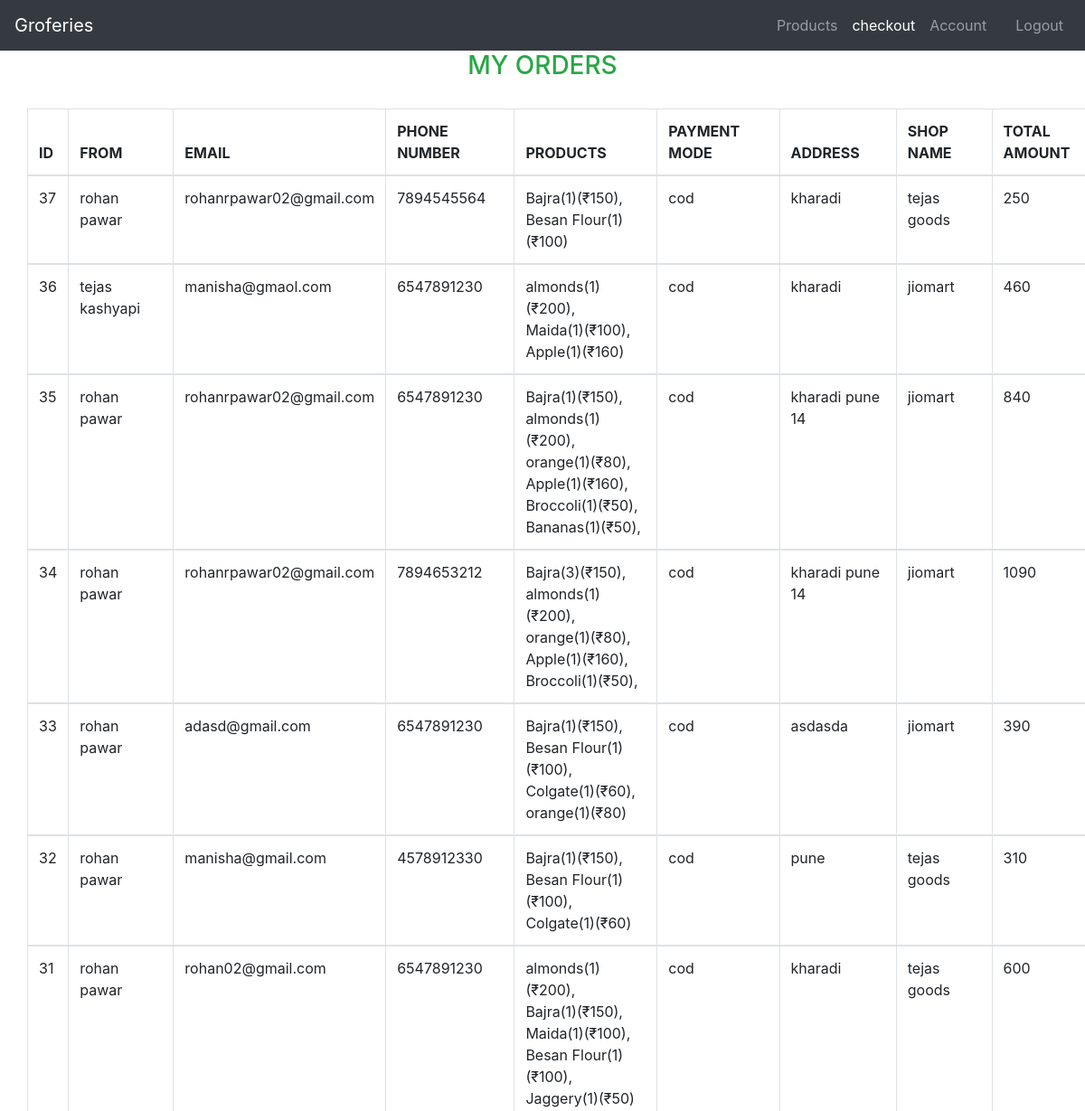
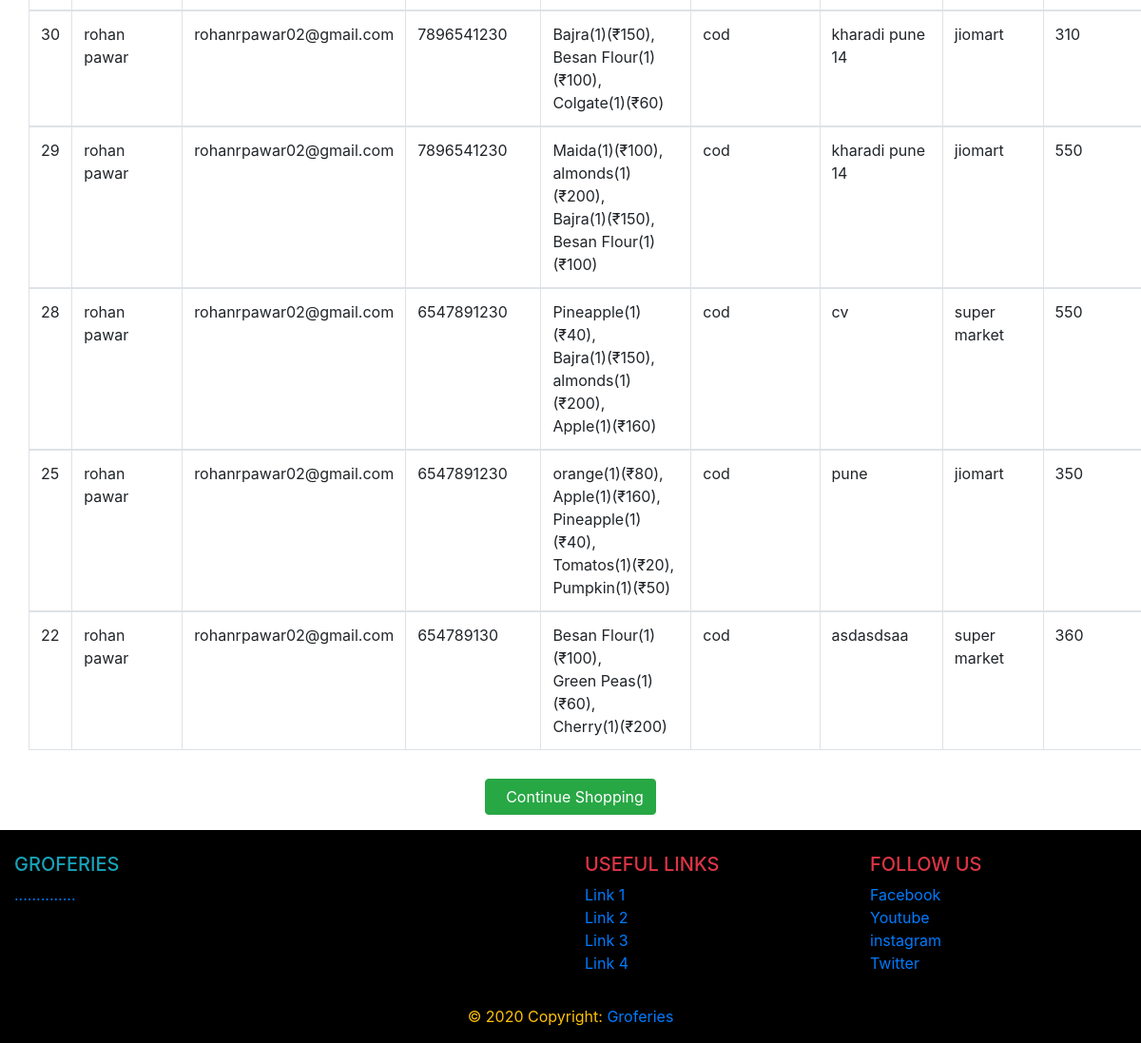
/Chistory.php (signed in), run on the app's committed database (2 pictures, top to bottom).
### tables this page shows
CREATE TABLE `orders` (
  `id` int(11) NOT NULL,
  `name` varchar(100) NOT NULL,
  `email` varchar(100) NOT NULL,
  `phone` varchar(10) NOT NULL,
  `address` varchar(255) NOT NULL,
  `pmode` varchar(20) NOT NULL,
  `products` varchar(255) NOT NULL,
  `amount_paid` varchar(100) NOT NULL,
  `ussername` varchar(50) NOT NULL,
  `shopname` varchar(50) NOT NULL
);

### Chistory.php (the view, shortened to what this page needs)
<!DOCTYPE html>
<?php
 include 'connection.php';
        ?>
<html>
    <head>
         <link rel="stylesheet" href="https://maxcdn.bootstrapcdn.com/bootstrap/4.5.2/css/bootstrap.min.css">
    </head>
    <body>
         <nav class="navbar navbar-expand-md bg-dark navbar-dark">
  <a class="navbar-brand " href="products.php">Groferies</a>
  <div class="collapse navbar-collapse" id="collapsibleNavbar">
    <ul class="navbar-nav ml-auto">
      <li class="nav-item">
          <a class="nav-link " href="products.php">Products</a>
      </li>
      <li class="nav-item">
        <a class="nav-link active" href="checkout.php">checkout</a>
      </li>
      <li class="nav-item">
        <a class="nav-link" href="Caccount.php">Account</a>
      </li>
      <li class="nav-item">
          <a class="nav-link" href="cart.php"><i class="fa fa-shopping-cart" style="font-size:28px"></i>
              <span id="cart-item" class="badge badge-danger"></span></a>
      </li>
       <li class="nav-item">
        <a class="nav-link " href="logout.php">Logout</a>
      </li>
    </ul>
  </div>
</nav>
        <h3 class="text-success text-center">MY ORDERS</h3>
      <table class="table table-bordered" style="margin: 30px;">
    <thead>
      <tr>
          <th>ID</th>
        <th>FROM</th>
        <th>EMAIL</th>
        <th>PHONE NUMBER</th>
        <th>PRODUCTS</th>
        <th>PAYMENT MODE</th>
        <th>ADDRESS</th>
        <th>SHOP NAME</th>
        <th>TOTAL AMOUNT</th>
      </tr>
    </thead>
        <?php
       include 'connection.php';
       $username = $_SESSION['username'];
       $sql = "SELECT  * FROM orders where ussername like '$username' order by id desc";
       $res = mysqli_query($conn, $sql);
       if(mysqli_num_rows($res) > 0){
        while($row = mysqli_fetch_assoc($res)):
            ?>
    <tbody>
      <tr>
        <td><?= $row['id']?></td>
        <td><?= $row['name']?></td>
        <td><?= $row['email']?></td>
        <td><?= $row['phone']?></td>
        <td><?= $row['products']?></td>
        <td><?= $row['pmode']?></td>
        <td><?= $row['address']?></td>
        <td><?= $row['shopname']?></td>
        <td><?= $row['amount_paid']?></td>
      </tr>
          <?php endwhile;}
?>
    </tbody>
  </table>
    <center><a href="products.php" class="btn btn-success mb-3"><i class="fa fa-cart-plus"></i>
                                            &nbsp;&nbsp;Continue Shopping</a></center>
        <footer class="page-footer font-small blue pt-4" style="background-color: black">
  <div class="container-fluid text-center text-md-left">
    <div class="row">
      <div class="col-md-6 mt-md-0 mt-3">
        <h5 class="text-uppercase text-info">Groferies</h5>
        <p class="text-primary">..............</p>
      </div>
      <div class="col-md-3 mb-md-0 mb-3">
        <h5 class="text-uppercase text-danger">Useful Links</h5>
        <ul class="list-unstyled">
          <li>
            <a href="#!">Link 1</a>
          </li>
          <li>
            <a href="#!">Link 2</a>
          </li>
          <li>
            <a href="#!">Link 3</a>
          </li>
          <li>
            <a href="#!">Link 4</a>
          </li>
        </ul>
      </div>
      <div class="col-md-3 mb-md-0 mb-3">
        <h5 class="text-uppercase text-danger">Follow Us</h5>
        <ul class="list-unstyled">
          <li>
            <a href="#!">Facebook</a>
          </li>
          <li>
            <a href="#!">Youtube</a>
          </li>
          <li>
            <a href="#!">instagram</a>
          </li>
          <li>
            <a href="#!">Twitter</a>
          </li>
        </ul>
      </div>
    </div>
  </div>
  <div class="footer-copyright text-center py-3 text-warning">© 2020 Copyright:
    <a href="https://mdbootstrap.com/">Groferies</a>
  </div>
</footer>
    </body>
</html>

### data on the page
orders: id "37", name "rohan pawar", email "rohanrpawar02@gmail.com", phone "7894545564", products "Bajra(1)(₹150), Besan Flour(1)(₹100)", pmode "cod", address "kharadi", shopname "tejas goods", amount_paid "250"
orders: id "36", name "tejas kashyapi", email "manisha@gmaol.com", phone "6547891230", products "almonds(1)(₹200), Maida(1)(₹100), Apple(1)(₹160)", pmode "cod", address "kharadi", shopname "jiomart", amount_paid "460"
orders: id "35", name "rohan pawar", email "rohanrpawar02@gmail.com", phone "6547891230", products "Bajra(1)(₹150), almonds(1)(₹200), orange(1)(₹80), Apple(1)(₹160), Broccoli(1)(₹50), Bananas(1)(₹50),", pmode "cod", address "kharadi pune 14", shopname "jiomart", amount_paid "840"
orders: id "34", name "rohan pawar", email "rohanrpawar02@gmail.com", phone "7894653212", products "Bajra(3)(₹150), almonds(1)(₹200), orange(1)(₹80), Apple(1)(₹160), Broccoli(1)(₹50),", pmode "cod", address "kharadi pune 14", shopname "jiomart", amount_paid "1090"
orders: id "33", name "rohan pawar", email "adasd@gmail.com", phone "6547891230", products "Bajra(1)(₹150), Besan Flour(1)(₹100), Colgate(1)(₹60), orange(1)(₹80)", pmode "cod", address "asdasda", shopname "jiomart", amount_paid "390"
orders: id "32", name "rohan pawar", email "manisha@gmail.com", phone "4578912330", products "Bajra(1)(₹150), Besan Flour(1)(₹100), Colgate(1)(₹60)", pmode "cod", address "pune", shopname "tejas goods", amount_paid "310"
orders: id "31", name "rohan pawar", email "rohan02@gmail.com", phone "6547891230", products "almonds(1)(₹200), Bajra(1)(₹150), Maida(1)(₹100), Besan Flour(1)(₹100), Jaggery(1)(₹50)", pmode "cod", address "kharadi", shopname "tejas goods", amount_paid "600"
orders: id "30", name "rohan pawar", email "rohanrpawar02@gmail.com", phone "7896541230", products "Bajra(1)(₹150), Besan Flour(1)(₹100), Colgate(1)(₹60)", pmode "cod", address "kharadi pune 14", shopname "jiomart", amount_paid "310"
orders: id "29", name "rohan pawar", email "rohanrpawar02@gmail.com", phone "7896541230", products "Maida(1)(₹100), almonds(1)(₹200), Bajra(1)(₹150), Besan Flour(1)(₹100)", pmode "cod", address "kharadi pune 14", shopname "jiomart", amount_paid "550"
orders: id "28", name "rohan pawar", email "rohanrpawar02@gmail.com", phone "6547891230", products "Pineapple(1)(₹40), Bajra(1)(₹150), almonds(1)(₹200), Apple(1)(₹160)", pmode "cod", address "cv", shopname "super market", amount_paid "550"
orders: id "25", name "rohan pawar", email "rohanrpawar02@gmail.com", phone "6547891230", products "orange(1)(₹80), Apple(1)(₹160), Pineapple(1)(₹40), Tomatos(1)(₹20), Pumpkin(1)(₹50)", pmode "cod", address "pune", shopname "jiomart", amount_paid "350"
orders: id "22", name "rohan pawar", email "rohanrpawar02@gmail.com", phone "654789130", products "Besan Flour(1)(₹100), Green Peas(1)(₹60), Cherry(1)(₹200)", pmode "cod", address "asdasdsaa", shopname "super market", amount_paid "360"
